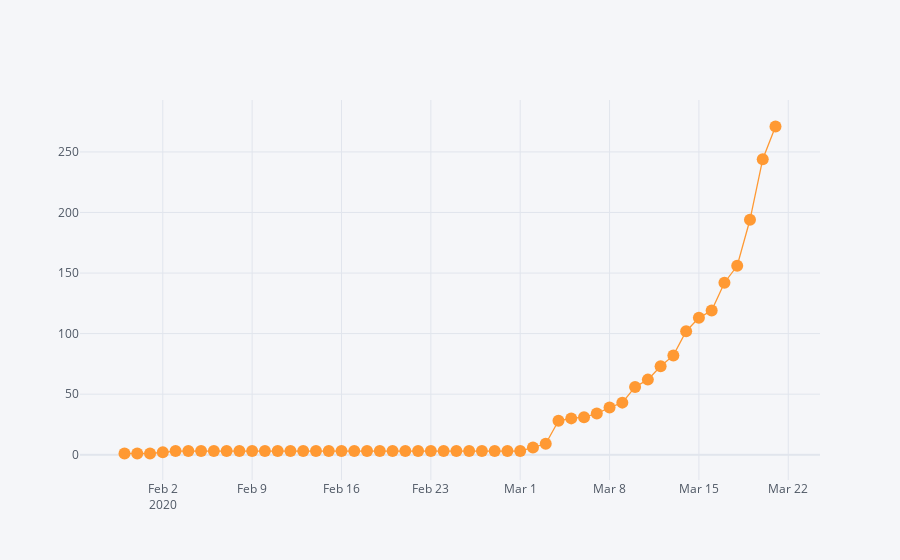

The cell this chart's notebook holds for it:
### Code cell
#fig=px.scatter(dbd_India, dbd_India['Date'],dbd_India['Total Cases'], color=dbd_India['Total Cases'], title='Confirmed cases in india')
#fig.show()

dbd_India.iplot(kind='scatter', x='Date', y='Total Cases', mode='lines+markers')

### Figure 1 — Plotly figure (JSON) as saved in the notebook; plotly's stock layout.template omitted (floating-point values rounded to 4 significant figures)
{"data": [{"line": {"color": "rgba(255, 153, 51, 1.0)", "dash": "solid", "shape": "linear", "width": 1.3}, "marker": {"size": 12, "symbol": "circle"}, "mode": "lines+markers", "name": "Total Cases", "text": "", "type": "scatter", "x": ["2020-01-30", "2020-01-31", "2020-02-01", "2020-02-02", "2020-02-03", "2020-02-04", "2020-02-05", "2020-02-06", "2020-02-07", "2020-02-08", "2020-02-09", "2020-02-10", "2020-02-11", "2020-02-12", "2020-02-13", "2020-02-14", "2020-02-15", "2020-02-16", "2020-02-17", "2020-02-18", "2020-02-19", "2020-02-20", "2020-02-21", "2020-02-22", "2020-02-23", "2020-02-24", "2020-02-25", "2020-02-26", "2020-02-27", "2020-02-28", "2020-02-29", "2020-03-01", "2020-03-02", "2020-03-03", "2020-03-04", "2020-03-05", "2020-03-06", "2020-03-07", "2020-03-08", "2020-03-09", "2020-03-10", "2020-03-11", "2020-03-12", "2020-03-13", "2020-03-14", "2020-03-15", "2020-03-16", "2020-03-17", "2020-03-18", "2020-03-19", "2020-03-20", "2020-03-21"], "y": [1, 1, 1, 2, 3, 3, 3, 3, 3, 3, 3, 3, 3, 3, 3, 3, 3, 3, 3, 3, 3, 3, 3, 3, 3, 3, 3, 3, 3, 3, 3, 3, 6, 9, 28, 30, 31, 34, 39, 43, 56, 62, 73, 82, 102, 113, 119, 142, 156, 194, 244, 271]}], "layout": {"legend": {"bgcolor": "#F5F6F9", "font": {"color": "#4D5663"}}, "paper_bgcolor": "#F5F6F9", "plot_bgcolor": "#F5F6F9", "title": {"font": {"color": "#4D5663"}}, "xaxis": {"gridcolor": "#E1E5ED", "showgrid": true, "tickfont": {"color": "#4D5663"}, "title": {"font": {"color": "#4D5663"}, "text": ""}, "zerolinecolor": "#E1E5ED"}, "yaxis": {"gridcolor": "#E1E5ED", "showgrid": true, "tickfont": {"color": "#4D5663"}, "title": {"font": {"color": "#4D5663"}, "text": ""}, "zerolinecolor": "#E1E5ED"}}}
